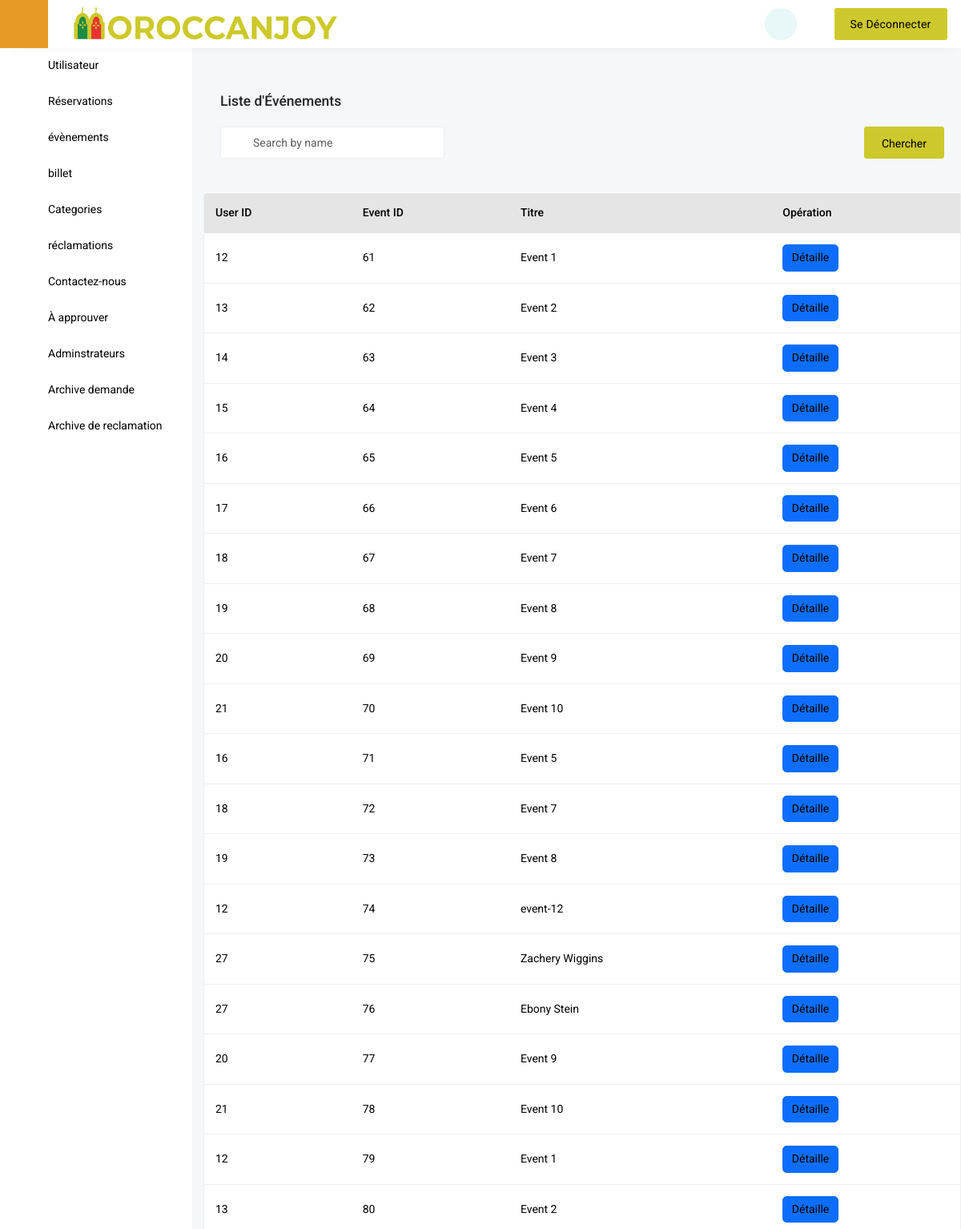
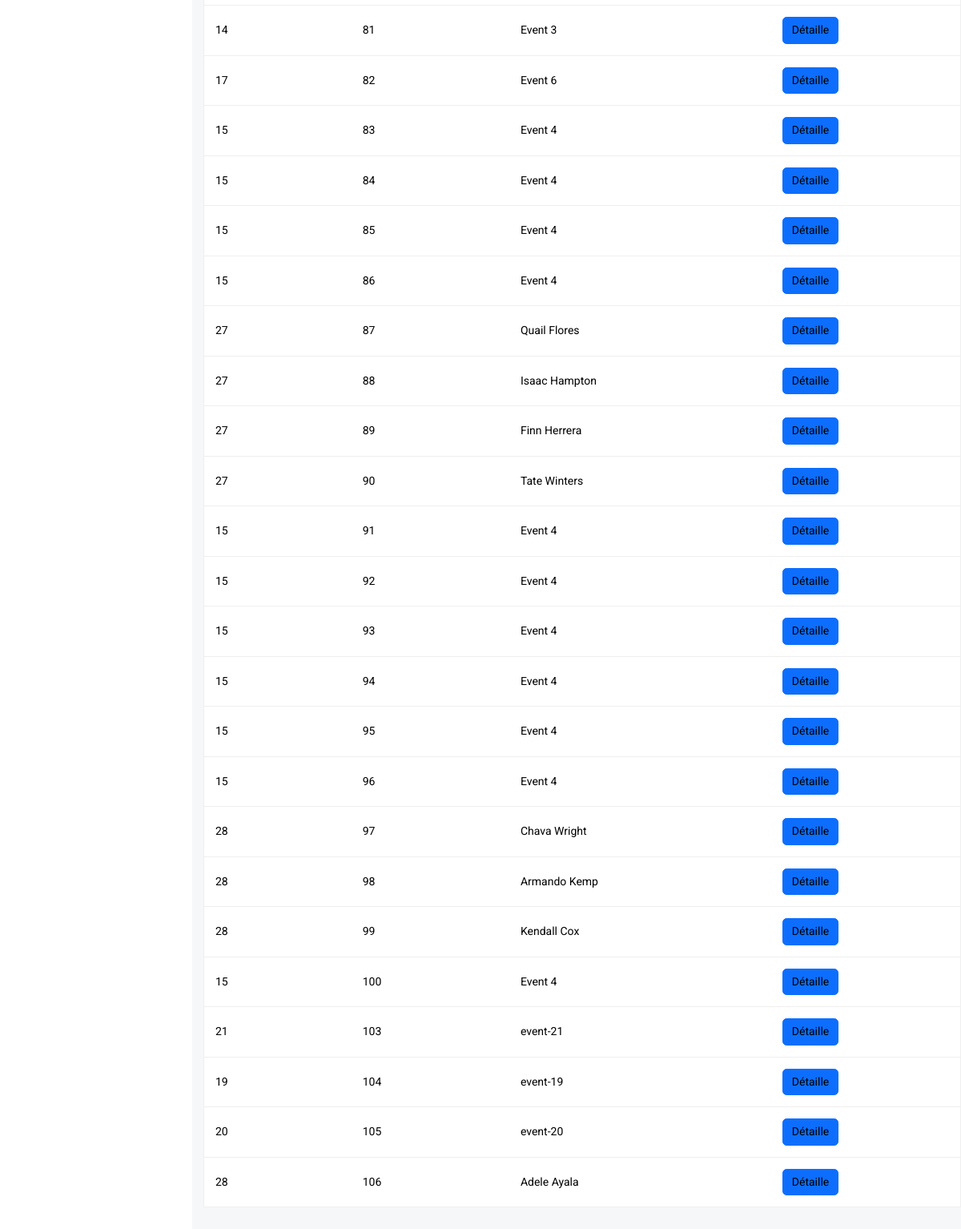
Page /Events.php (signed in) on the committed database (2 pictures, top to bottom).
### tables this page shows
CREATE TABLE `event` (
  `E_id` int NOT NULL,
  `Titre` varchar(100) DEFAULT NULL,
  `Description` varchar(200) NOT NULL,
  `Image` varchar(500) NOT NULL,
  `Heure_debut` time NOT NULL,
  `Date_debut` date NOT NULL,
  `Heure_fin` time NOT NULL,
  `Prix_ticket` float NOT NULL,
  `Nombre_tickets` int NOT NULL,
  `Ville` varchar(30) NOT NULL,
  `Zip_code` varchar(30) NOT NULL,
  `Categorie_id` int DEFAULT NULL,
  `User_id` int NOT NULL,
  `adress1` varchar(200) NOT NULL,
  `adress2` varchar(200) NOT NULL,
  `vue` int DEFAULT '0'
);

### Events.php (the view, shortened to what this page needs)
<!DOCTYPE html>
<html lang="en" class="h-100">
	<head>
		<link href='vendor/unicons-2.0.1/css/unicons.css' rel='stylesheet'>
		<link href="css/style.css" rel="stylesheet">
		<link href="css/vertical-responsive-menu.min.css" rel="stylesheet">
		<link href="css/datepicker.min.css" rel="stylesheet">
		<link href="css/responsive.css" rel="stylesheet">
		<link href="css/night-mode.css" rel="stylesheet">
		<link href="vendor/fontawesome-free/css/all.min.css" rel="stylesheet">
		<link href="vendor/OwlCarousel/assets/owl.carousel.css" rel="stylesheet">
		<link href="vendor/OwlCarousel/assets/owl.theme.default.min.css" rel="stylesheet">
		<link href="vendor/bootstrap/css/bootstrap.min.css" rel="stylesheet">
		<link href="vendor/bootstrap-select/dist/css/bootstrap-select.min.css" rel="stylesheet">
	</head>
    <body class="d-flex flex-column h-100">
    <header class="header">
		<div class="header-inner">
			<nav class="navbar navbar-expand-lg bg-barren barren-head navbar fixed-top justify-content-sm-start pt-0 pb-0 ps-lg-0 pe-2">
				<div class="container-fluid ps-0">
					<button id="collapse_menu" class="collapse_menu me-4">
						<i class="fa-solid fa-bars collapse_menu--icon "></i>
						<span class="collapse_menu--label"></span>
					</button>
					<a class="navbar-brand order-1 order-lg-0 ml-lg-0 ml-2 me-auto" href="index.php">
						<div class="main-logo" id="logo">
							<img src="images/logo.svg" alt="">
						</div>
					</a>
                    <div class="right-header order-2">
                        <ul class="align-self-stretch">
                        <li>
                        <div class="night_mode_switch__btn">
                            <div id="night-mode" class="fas fa-moon fa-sun"></div>
							<li style="list-style: none;">
								<a href="sign-out-admin.php" class="create-btn btn-hover">
									<span>Se déconnecter</span>
								</a>
							</li>
                        </div>
                    </ul>
                    </li></div>
				</div>
			</nav>
		</div>
	</header>
	<?php include 'include/VerticaleNav.php' ?>
<form action="" method="post">
<div class="wrapper wrapper-body">
	<div class="dashboard-wrap-content p-4">
		<h5 class="mb-4">Liste d'Événements</h5>
		<div class="d-md-flex flex-wrap align-items-center">
			<div class="dashboard-date-wrap">
				<div class="form-group">
					<div class="relative-input position-relative">
						<input class="form-control h_40" type="text" placeholder="Search by name" value="" name="crs">
						<i class="uil uil-search"></i>
					</div>
				</div>
			</div>
			<div class="ocard-right">
				<button class="pe-4 ps-4 main-btn h_40 w-100" type="submit" name="sear">Chercher</button>
			</div>
		</div>
	</div>
	<div class="tab-content">
		<div class="tab-pane fade active show" id="overview-tab" role="tabpanel">
			<div class="table-card mt-4">
				<div class="main-table">
					<div class="table-responsive">
						<table class="table">
							<thead class="thead-dark">
								<tr>
                                    <th scope="col">User ID</th>
									<th scope="col">Event ID</th>
									<th scope="col">Titre</th>
									<th scope="col" colspan="3" class="w-25">Opération</th>
								</tr>
							</thead>
							<tbody>
							<?php
							if(isset($_POST['sear'])){
								require_once "connect/DataBase.php";
								$sr = $_POST['crs'];
								$demandes= $connection->query("SELECT * FROM event WHERE E_id like '%$sr%' or Titre like '%$sr%' or `Description` like '%$sr%' or Date_debut like '%$sr%' or Heure_debut like '%$sr%' or Heure_fin like '%$sr%' or Nombre_tickets like '%$sr%'or adress1 like '%$sr%' or adress2 like '%$sr%' or Ville like '%$sr%' or Zip_code like '%$sr%' or Categorie_id like '%$sr%'")->fetchAll(PDO::FETCH_ASSOC);
								foreach($demandes as $demande){
							?>
<tr>
                                <td><?php echo $demande['User_id']?></td>
									<td><?php echo $demande['E_id']?></td>
									<td><?php echo $demande['Titre']?></td>
									<td><span class="action-btn btn btn-primary"><a href="Event_detaille.php?id=<?php echo $demande['E_id']?>" >Détaille</a></span></td>
                                    <td><span class="action-btn "><a href="deleteevent.php?id=<?php echo $demande['E_id']?>" onclick= "return confirm( 'Voulez vous vraiment supprimer le eent <?php echo $demande['E_id']?>' );"><i class="fa-solid fa-trash-can " style="color: red;"></i></a>
									<td><span class="action-btn"><a href="event_update.php?id=<?php echo $demande['E_id']?>"><i class="fa-solid fa-pen-to-square" style="color: blue;"></i></a></span></td></td>
								</tr>
								<?php
																		}
																	?>
	<?php
						}else{
						?>
							<?php
								require_once "connect/DataBase.php";
						$demandes= $connection->query('SELECT * FROM `event`')->fetchAll(PDO::FETCH_ASSOC);
						foreach($demandes as $demande){ ?>
								<tr>
                                <td><?php echo $demande['User_id']?></td>
									<td><?php echo $demande['E_id']?></td>
									<td><?php echo $demande['Titre']?></td>
									<td><span class="action-btn btn btn-primary"><a href="Event_detaille.php?id=<?php echo $demande['E_id']?>" >Détaille</a></span></td>
                                    <td><span class="action-btn "><a href="deleteevent.php?id=<?php echo $demande['E_id']?>" onclick= "return confirm( 'Voulez vous vraiment supprimer le eent <?php echo $demande['E_id']?>' );"><i class="fa-solid fa-trash-can " style="color: red;"></i></a>
									<td><span class="action-btn"><a href="event_update.php?id=<?php echo $demande['E_id']?>"><i class="fa-solid fa-pen-to-square" style="color: blue;"></i></a></span></td></td>
								</tr>
                                <?php
																		}
																	?>
									<?php
																		}
																	?>
							</tbody>
						</table>
					</div>
				</div>
			</div>
		</div>
    </div>
</div>
</form>
</body>

### rows in the picture
event: User "12", E_id "61", Titre "Event 1"
event: User "13", E_id "62", Titre "Event 2"
event: User "14", E_id "63", Titre "Event 3"
event: User "15", E_id "64", Titre "Event 4"
event: User "16", E_id "65", Titre "Event 5"
event: User "17", E_id "66", Titre "Event 6"
event: User "18", E_id "67", Titre "Event 7"
event: User "19", E_id "68", Titre "Event 8"
event: User "20", E_id "69", Titre "Event 9"
event: User "21", E_id "70", Titre "Event 10"
event: User "16", E_id "71", Titre "Event 5"
event: User "18", E_id "72", Titre "Event 7"
event: User "19", E_id "73", Titre "Event 8"
event: User "12", E_id "74", Titre "event-12"
event: User "27", E_id "75", Titre "Zachery Wiggins"
event: User "27", E_id "76", Titre "Ebony Stein"
event: User "20", E_id "77", Titre "Event 9"
event: User "21", E_id "78", Titre "Event 10"
event: User "12", E_id "79", Titre "Event 1"
event: User "13", E_id "80", Titre "Event 2"
event: User "14", E_id "81", Titre "Event 3"
event: User "17", E_id "82", Titre "Event 6"
event: User "15", E_id "83", Titre "Event 4"
event: User "15", E_id "84", Titre "Event 4"
event: User "15", E_id "85", Titre "Event 4"
event: User "15", E_id "86", Titre "Event 4"
event: User "27", E_id "87", Titre "Quail Flores"
event: User "27", E_id "88", Titre "Isaac Hampton"
event: User "27", E_id "89", Titre "Finn Herrera"
event: User "27", E_id "90", Titre "Tate Winters"
event: User "15", E_id "91", Titre "Event 4"
event: User "15", E_id "92", Titre "Event 4"
event: User "15", E_id "93", Titre "Event 4"
event: User "15", E_id "94", Titre "Event 4"
event: User "15", E_id "95", Titre "Event 4"
event: User "15", E_id "96", Titre "Event 4"
event: User "28", E_id "97", Titre "Chava Wright"
event: User "28", E_id "98", Titre "Armando Kemp"
event: User "28", E_id "99", Titre "Kendall Cox"
event: User "15", E_id "100", Titre "Event 4"
event: User "21", E_id "103", Titre "event-21"
event: User "19", E_id "104", Titre "event-19"
event: User "20", E_id "105", Titre "event-20"
event: User "28", E_id "106", Titre "Adele Ayala"
